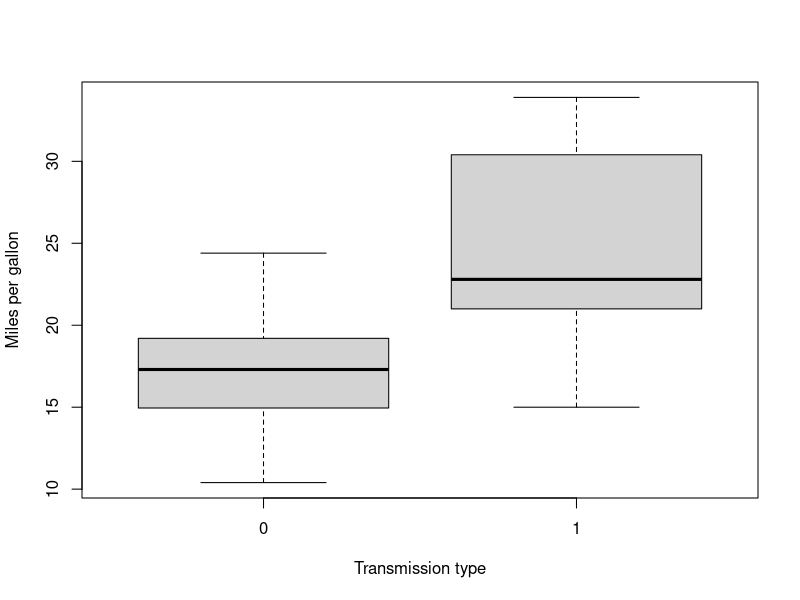
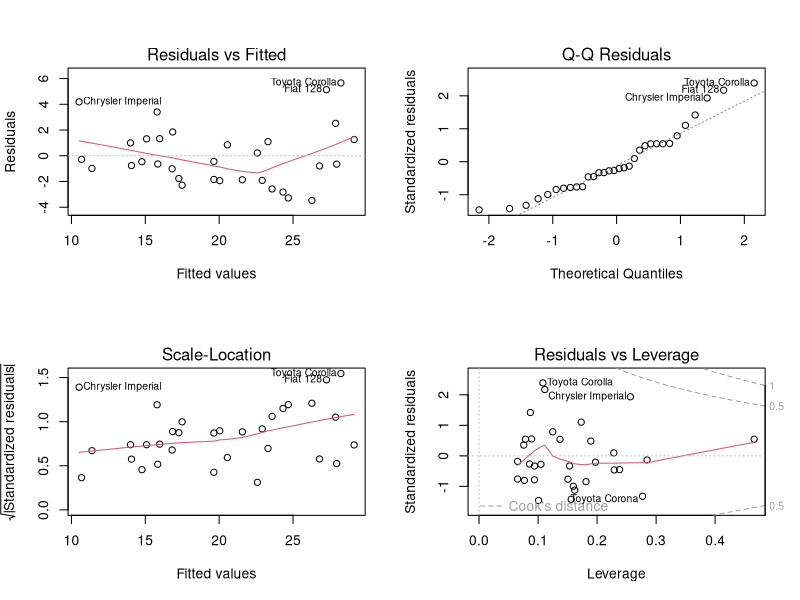
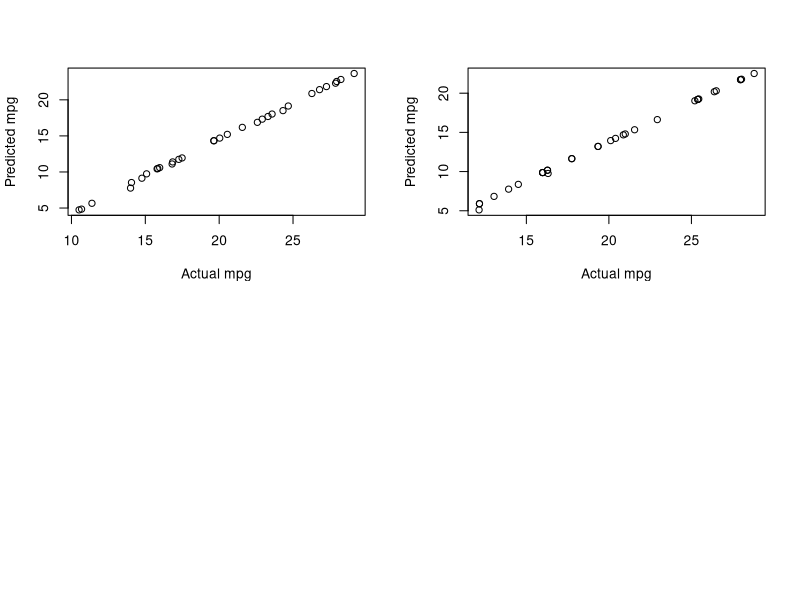

Source code (R) for these figures, in order:
## ---- chunk 1
str(mtcars)
## ---- chunk 2
boxplot(mtcars$mpg~mtcars$am,xlab="Transmission type", ylab="Miles per gallon")
## ---- chunk 3
par(mfrow=c(2,2))
model12=lm(mpg~am+cyl+hp+wt,mtcars)
plot(model12)
## ---- chunk 4
model12=lm(mpg~am+cyl+hp+wt,mtcars)
predict1=predict(model12,mtcars,interval="prediction")
plot(predict1, xlab="Actual mpg", ylab="Predicted mpg")
## ---- chunk 5
model4=lm(mpg~am+hp,mtcars)
predict2=predict(model4,mtcars,interval="prediction")
plot(predict2, xlab="Actual mpg", ylab="Predicted mpg")
